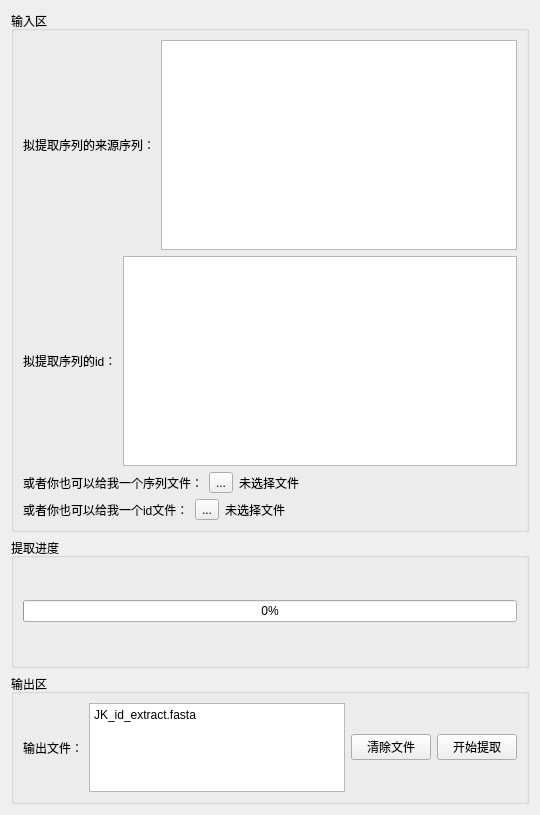
          <widget class="QWidget" name="id_extract">
           <attribute name="title">
            <string>根据id提取序列</string>
           </attribute>
           <layout class="QVBoxLayout" name="verticalLayout_24" stretch="4,1,1">
            <item>
             <widget class="QGroupBox" name="groupBox_39">
              <property name="title">
               <string>输入区</string>
              </property>
              <layout class="QVBoxLayout" name="verticalLayout_22">
               <item>
                <layout class="QVBoxLayout" name="verticalLayout_21">
                 <item>
                  <layout class="QHBoxLayout" name="horizontalLayout_51">
                   <item>
                    <widget class="QLabel" name="label_14">
                     <property name="text">
                      <string>拟提取序列的来源序列：</string>
                     </property>
                    </widget>
                   </item>
                   <item>
                    <widget class="QTextEdit" name="fasta_frame"/>
                   </item>
                  </layout>
                 </item>
                 <item>
                  <layout class="QHBoxLayout" name="horizontalLayout_50">
                   <item>
                    <widget class="QLabel" name="label_13">
                     <property name="text">
                      <string>拟提取序列的id：</string>
                     </property>
                    </widget>
                   </item>
                   <item>
                    <widget class="QTextEdit" name="id_frame"/>
                   </item>
                  </layout>
                 </item>
                 <item>
                  <layout class="QHBoxLayout" name="horizontalLayout_3">
                   <item>
                    <widget class="QLabel" name="label_15">
                     <property name="text">
                      <string>或者你也可以给我一个序列文件：</string>
                     </property>
                    </widget>
                   </item>
                   <item>
                    <widget class="QToolButton" name="fa_file_upload">
                     <property name="text">
                      <string>...</string>
                     </property>
                    </widget>
                   </item>
                   <item>
                    <widget class="QLabel" name="fa_file">
                     <property name="sizePolicy">
                      <sizepolicy hsizetype="Preferred" vsizetype="Preferred">
                       <horstretch>2</horstretch>
                       <verstretch>0</verstretch>
                      </sizepolicy>
                     </property>
                     <property name="text">
                      <string>未选择文件</string>
                     </property>
                    </widget>
                   </item>
                  </layout>
                 </item>
                 <item>
                  <layout class="QHBoxLayout" name="horizontalLayout_5">
                   <item>
                    <widget class="QLabel" name="label_36">
                     <property name="text">
                      <string>或者你也可以给我一个id文件：</string>
                     </property>
                    </widget>
                   </item>
                   <item>
                    <widget class="QToolButton" name="id_file_ul">
                     <property name="text">
                      <string>...</string>
                     </property>
                    </widget>
                   </item>
                   <item>
                    <widget class="QLabel" name="id_file">
                     <property name="sizePolicy">
                      <sizepolicy hsizetype="Preferred" vsizetype="Preferred">
                       <horstretch>2</horstretch>
                       <verstretch>0</verstretch>
                      </sizepolicy>
                     </property>
                     <property name="text">
                      <string>未选择文件</string>
                     </property>
                    </widget>
                   </item>
                  </layout>
                 </item>
                </layout>
               </item>
              </layout>
             </widget>
            </item>
            <item>
             <widget class="QGroupBox" name="groupBox_8">
              <property name="title">
               <string>提取进度</string>
              </property>
              <layout class="QVBoxLayout" name="verticalLayout_23">
               <item>
                <widget class="QProgressBar" name="id_progress">
                 <property name="value">
                  <number>0</number>
                 </property>
                </widget>
               </item>
              </layout>
             </widget>
            </item>
            <item>
             <widget class="QGroupBox" name="groupBox_40">
              <property name="sizePolicy">
               <sizepolicy hsizetype="Preferred" vsizetype="Preferred">
                <horstretch>0</horstretch>
                <verstretch>0</verstretch>
               </sizepolicy>
              </property>
              <property name="title">
               <string>输出区</string>
              </property>
              <layout class="QHBoxLayout" name="horizontalLayout_49">
               <item>
                <widget class="QLabel" name="label_37">
                 <property name="text">
                  <string>输出文件：</string>
                 </property>
                </widget>
               </item>
               <item>
                <widget class="QTextEdit" name="id_out_fl">
                 <property name="minimumSize">
                  <size>
                   <width>0</width>
                   <height>30</height>
                  </size>
                 </property>
                 <property name="verticalScrollBarPolicy">
                  <enum>Qt::ScrollBarAlwaysOff</enum>
                 </property>
                 <property name="html">
                  <string>&lt;!DOCTYPE HTML PUBLIC &quot;-//W3C//DTD HTML 4.0//EN&quot; &quot;http://www.w3.org/TR/REC-html40/strict.dtd&quot;&gt;
&lt;html&gt;&lt;head&gt;&lt;meta name=&quot;qrichtext&quot; content=&quot;1&quot; /&gt;&lt;style type=&quot;text/css&quot;&gt;
p, li { white-space: pre-wrap; }
&lt;/style&gt;&lt;/head&gt;&lt;body style=&quot; font-family:'SimSun'; font-size:9pt; font-weight:400; font-style:normal;&quot;&gt;
&lt;p style=&quot; margin-top:0px; margin-bottom:0px; margin-left:0px; margin-right:0px; -qt-block-indent:0; text-indent:0px;&quot;&gt;JK_id_extract.fasta&lt;/p&gt;&lt;/body&gt;&lt;/html&gt;</string>
                 </property>
                </widget>
               </item>
               <item>
                <widget class="QPushButton" name="clear_fl">
                 <property name="text">
                  <string>清除文件</string>
                 </property>
                </widget>
               </item>
               <item>
                <widget class="QPushButton" name="start_ex">
                 <property name="text">
                  <string>开始提取</string>
                 </property>
                </widget>
               </item>
              </layout>
             </widget>
            </item>
           </layout>
          </widget>
